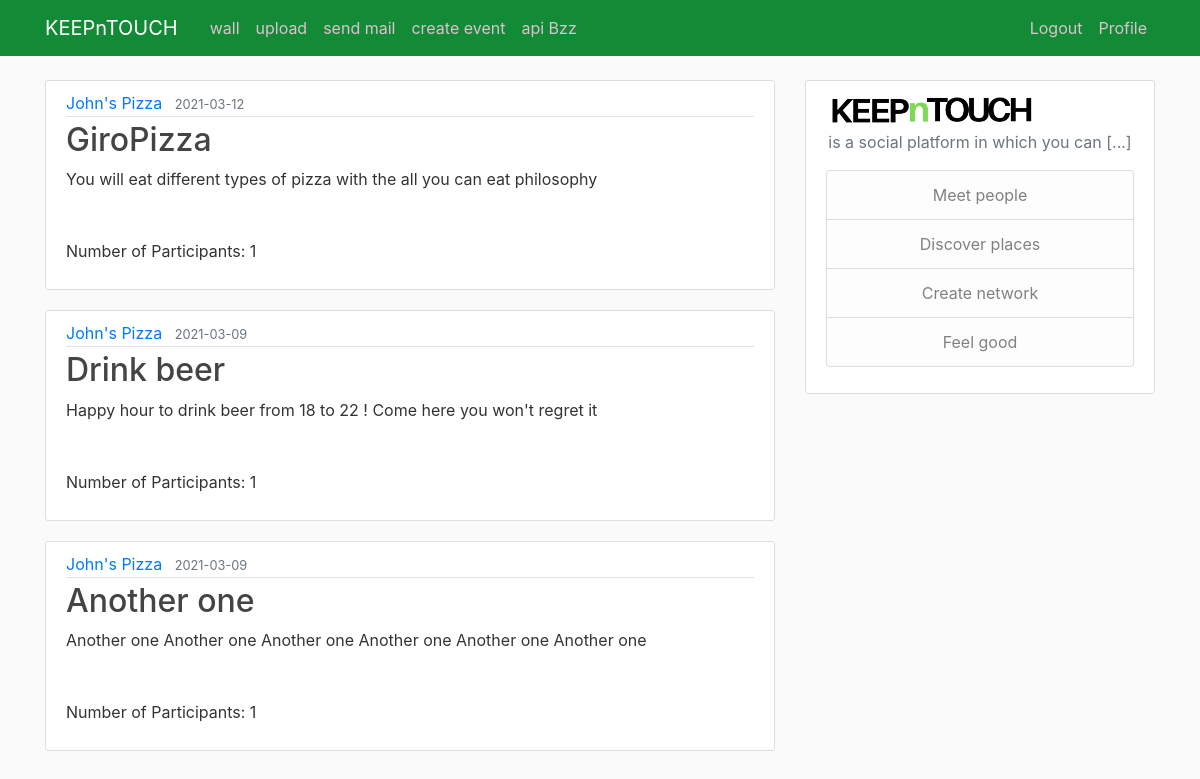
/home (signed in), run on the app's committed database.
### app.py (models this page shows, shortened)
class BusinessPartner(db.Model):
    __tablename__ = 'businesspartner'
    id=db.Column(db.Integer,primary_key=True)
    name=db.Column(db.String(100),nullable=True)
    email = db.Column(db.String(50), unique=True, nullable=False)
    password = db.Column(db.String(100), nullable=False)
    events = db.relationship('Event', backref='creator', ) #creator column of the Event row contains the BP who created it

class Event(db.Model):
    id=db.Column(db.Integer,primary_key=True)
    name=db.Column(db.String(100),nullable=True)
    date = db.Column(db.Date)
    bp_id = db.Column(db.Integer, db.ForeignKey('businesspartner.id'))
    description=db.Column(db.String(500))
    numofPeople = db.Column(db.Integer)
    location = db.Column(db.String(100))

### app.py (the view, shortened to what this page needs)
@app.route('/', methods=['GET', 'POST'])
@app.route('/home', methods=['GET', 'POST'])
def home():
    confirmParticipation = forms.confirmParticipation()
    deleteParticipation = forms.deleteParticipation()
    if session.get('id'):
        if Student.query.filter_by(email=session.get('email')).first(): # if student then show the wall
            events=Event.query.all()
            return render_template('index.html', events=events, confirmParticipation=confirmParticipation, deleteParticipation=deleteParticipation, partecipation=partecipation, Student = Student, Event=Event, BPs = BusinessPartner, and_=and_)
        else: # if bp show its own events
            events = Event.query.filter_by(bp_id=session.get('id'))
            return render_template('index.html', events=events, BPs = BusinessPartner)
    else:
        return redirect('login')

### templates/index.html (shortened to what this page needs)
{% extends "layout.html" %}
{% block content %}
{% for event in events %}
<article class="media content-section">
  <div class="media-body">
    <div class="article-metadata">
      <a class="mr-2" href="#">{{ BPs.query.filter_by(id=event.bp_id).first().name  }}</a>
      <small class="text-muted">{{ event.date}}</small>
    </div >
    <h2><a class="article-title" href="#">{{ event.name }}</a></h2>
    <p class="article-content">{{ event.description  }}
        <br>
        Number of Participants: {{ event.numofPeople }}
    </p>
  </div>
</article>
{% endfor %}
{% endblock content %}

### templates/layout.html (shortened to what this page needs)
<!DOCTYPE html>
<html lang="en">
<head>
</head>
<link rel="stylesheet" href="https://stackpath.bootstrapcdn.com/bootstrap/4.1.3/css/bootstrap.min.css">
<link rel="stylesheet" type="text/css" href="{{ url_for('static' , filename='main.css') }}" >
<body>
<header class="site-header">
  <nav class="navbar navbar-expand-md navbar-dark bg-steel fixed-top">
    <div class="container">
      <a class="navbar-brand mr-4" href="/">KEEPnTOUCH </a>
      <div class="collapse navbar-collapse" id="navbarToggle">
        <div class="navbar-nav mr-auto">
          <a class="nav-item nav-link" href="/">wall</a>
          <a class="nav-item nav-link" href="/upload">upload</a>
          <a class="nav-item nav-link" href="/mail">send mail</a>
          {% if session.get('student') == False %}
                <a class="nav-item nav-link" href="/createevent">create event</a>
          {%  endif %}
          <a class="nav-item nav-link" href="/map">api Bzz</a>
        </div>
        <div class="navbar-nav">
          {% if session.get('id') %}
              <a class="nav-item nav-link" href="/logout">Logout</a>
              <a class="nav-item nav-link" href="/profile">Profile</a>
          {% else %}
            <a class="nav-item nav-link" href="/login">Login</a>
            <a class="nav-item nav-link" href="/register">Register</a>
          {% endif %}
        </div>
      </div>
    </div>
  </nav>
</header>
<main role="main" class="container">
  <div class="row">
    <div class="col-md-8">
      {% block content %}
      {% endblock %}
    </div>
    <div class="col-md-4">
      <div class="content-section">
       <img src="{{url_for('static', filename='logo.png')}}" align="center" width="70%" />
        <p align="center" class='text-muted'>is a social platform in which you can [...]
          <ul class="list-group">
            <li align="center" class="list-group-item list-group-item-light">Meet people</li>
            <li align="center" class="list-group-item list-group-item-light">Discover places</li>
            <li align="center" class="list-group-item list-group-item-light">Create network</li>
            <li align="center" class="list-group-item list-group-item-light">Feel good</li>
          </ul>
        </p>
      </div>
    </div>
  </div>
</main>
</body>
</html>

### static/main.css (style rules this page uses)
body { background: #fafafa; color: #333333; margin-top: 5rem; }
h1, h2, h3, h4, h5, h6 { color: #444444; }
.bg-steel { background-color: #138a36; }
.site-header .navbar-nav .nav-link { color: #dbc3cf; }
.content-section { background: #ffffff; padding: 10px 20px; border: 1px solid #dddddd; border-radius: 3px; margin-bottom: 20px; }
.article-title { color: #444444; }
.article-content { white-space: pre-line; }
.article-metadata { padding-bottom: 1px; margin-bottom: 4px; border-bottom: 1px solid #e3e3e3 }

### data on the page
Event: date "2021-03-12", name "GiroPizza", description "You will eat different types of pizza with the all you can eat philosophy", numofPeople "1"
BusinessPartner: query.filter_by "John's Pizza"
Event: date "2021-03-09", name "Drink beer", description "Happy hour to drink beer from 18 to 22 ! Come here you won't regret it", numofPeople "1"
Event: date "2021-03-09", name "Another one", description "Another one Another one Another one Another one Another one Another one", numofPeople "1"
